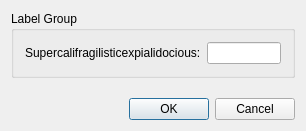
<?xml version="1.0" encoding="UTF-8"?>
<ui version="4.0">
 <class>Dialog</class>
 <widget class="QDialog" name="Dialog">
  <property name="geometry">
   <rect>
    <x>0</x>
    <y>0</y>
    <width>306</width>
    <height>131</height>
   </rect>
  </property>
  <property name="sizePolicy">
   <sizepolicy hsizetype="Preferred" vsizetype="Preferred">
    <horstretch>0</horstretch>
    <verstretch>0</verstretch>
   </sizepolicy>
  </property>
  <property name="windowTitle">
   <string>Dialog</string>
  </property>
  <property name="modal">
   <bool>true</bool>
  </property>
  <layout class="QGridLayout" name="gridLayout">
   <item row="0" column="0">
    <widget class="QGroupBox" name="groupBox">
     <property name="title">
      <string>Label Group</string>
     </property>
     <layout class="QHBoxLayout" name="horizontalLayout">
      <item>
       <widget class="QLabel" name="label">
        <property name="sizePolicy">
         <sizepolicy hsizetype="Preferred" vsizetype="Preferred">
          <horstretch>0</horstretch>
          <verstretch>0</verstretch>
         </sizepolicy>
        </property>
        <property name="text">
         <string>Supercalifragilisticexpialidocious:</string>
        </property>
       </widget>
      </item>
      <item>
       <widget class="QLineEdit" name="lineEdit">
        <property name="sizePolicy">
         <sizepolicy hsizetype="Expanding" vsizetype="Fixed">
          <horstretch>0</horstretch>
          <verstretch>0</verstretch>
         </sizepolicy>
        </property>
       </widget>
      </item>
     </layout>
    </widget>
   </item>
   <item row="1" column="0">
    <spacer name="verticalSpacer">
     <property name="orientation">
      <enum>Qt::Vertical</enum>
     </property>
     <property name="sizeHint" stdset="0">
      <size>
       <width>20</width>
       <height>36</height>
      </size>
     </property>
    </spacer>
   </item>
   <item row="2" column="0">
    <widget class="QDialogButtonBox" name="buttonBox">
     <property name="standardButtons">
      <set>QDialogButtonBox::Cancel|QDialogButtonBox::Ok</set>
     </property>
    </widget>
   </item>
  </layout>
 </widget>
 <layoutdefault spacing="6" margin="11"/>
 <resources/>
 <connections/>
</ui>
